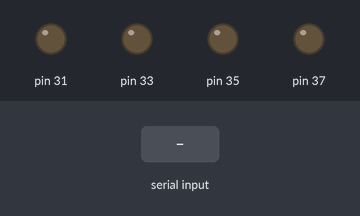
A sketch run on a simulated Arduino Mega 2560, built with avr-gcc and run on an emulated ATmega2560. On the bench: output pins drawn as LEDs (lit = HIGH). Inputs (shaded band) come from the test bench. What the sketch prints to the serial monitor is not drawn.

Above: at 1.2 s.
1.3 s: "1" received over Serial
At 2.4 s:
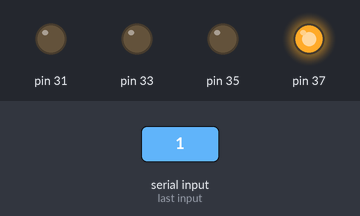
2.8 s: "2" received over Serial
At 3.5 s:
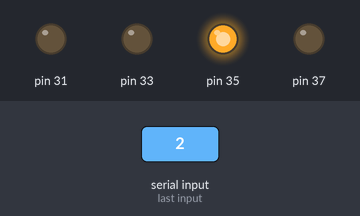
4.3 s: "4" received over Serial
At 4.7 s:
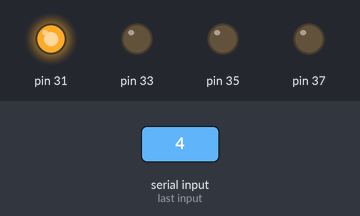
5.8 s: "5" received over Serial
At 7.0 s:
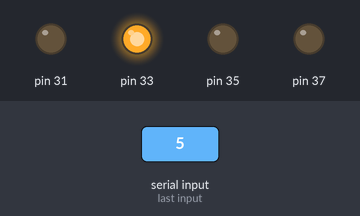
7.3 s: "3" received over Serial
At 8.2 s:
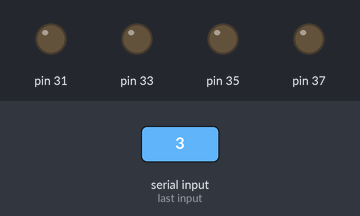
8.8 s: "7" received over Serial
At 9.3 s:
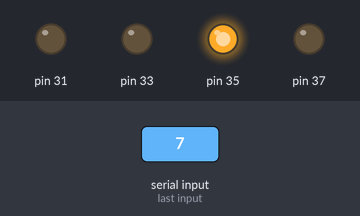
Timing chart, 0 to 19.8 s (numbered marks = the images above; inputs shaded):
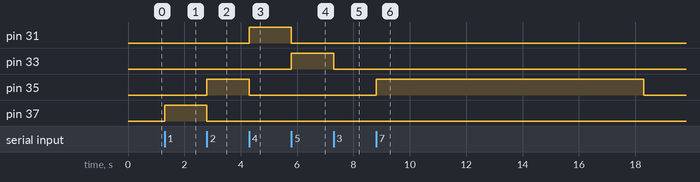

Measured:
- after the input at 1.3 s, pin 37: LOW → HIGH at once
- after the input at 2.8 s, pin 35: LOW → HIGH at once; pin 37: HIGH → LOW at once
- after the input at 4.3 s, pin 31: LOW → HIGH at once; pin 35: HIGH → LOW at once
- after the input at 5.8 s, pin 31: HIGH → LOW at once; pin 33: LOW → HIGH at once
- after the input at 7.3 s, pin 33: HIGH → LOW at once
- after the input at 8.8 s, pin 35: LOW → HIGH at once, → LOW 9.5 s later

The sketch:

prueba_sabado_motor_eje_y.ino
```cpp
int adelante=37; //derecha
int atras=35;    //izquierda
int letra=0;
void setup() {
 Serial.begin(9600);
pinMode(35,OUTPUT);
pinMode(37,OUTPUT);
pinMode(31,OUTPUT);
pinMode(33,OUTPUT);

Serial.println("digite letra: ");
}

void loop() {
if(Serial.available()>0){
  letra=Serial.read();

  if(letra=='1'){
    digitalWrite(37,HIGH);
    digitalWrite(35,LOW); /// ATRAS
    digitalWrite(31,LOW);
    digitalWrite(33,LOW);
  }if(letra=='2'){
    digitalWrite(37,LOW);
    digitalWrite(35,HIGH);///ADELANTE
    digitalWrite(31,LOW);
    digitalWrite(33,LOW);
  }if(letra=='3'){
    digitalWrite(37,LOW);
    digitalWrite(35,LOW);
    digitalWrite(31,LOW);
    digitalWrite(33,LOW);
  }if(letra=='4'){
    digitalWrite(37,LOW);
    digitalWrite(35,LOW);
    digitalWrite(31,HIGH);///DERECHA
    digitalWrite(33,LOW);
  }if(letra=='5'){
    digitalWrite(37,LOW);
    digitalWrite(35,LOW);
    digitalWrite(31,LOW);///IZQUIERDA
    digitalWrite(33,HIGH);
  }if(letra=='6'){
    digitalWrite(37,LOW);
    digitalWrite(35,LOW);
    digitalWrite(31,LOW);///MOVIMIENTO CON TIEMPO
    digitalWrite(33,HIGH); /// tiempo hallado 650del centro de cafe a la cruz
    delay(650);
    digitalWrite(37,LOW);
    digitalWrite(35,LOW);
    digitalWrite(31,LOW);
    digitalWrite(33,LOW);
  }if(letra=='7'){
    digitalWrite(37,LOW);
    digitalWrite(35,HIGH);
    digitalWrite(31,LOW);///MOVIMIENTO CON TIEMPO EN BAJADA
    digitalWrite(33,LOW);
    delay(9500);
    digitalWrite(37,LOW);
    digitalWrite(35,LOW);
    digitalWrite(31,LOW);
    digitalWrite(33,LOW);
  }
}
}
```
